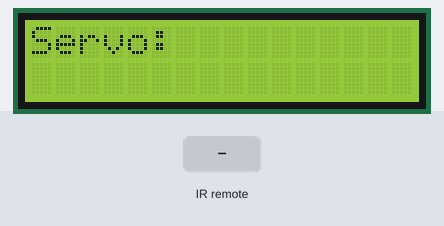
Simulated run of this sketch. Board: Arduino Uno, built with avr-gcc and run on an emulated ATmega328P. Parts: 16×2 character LCD. Inputs (shaded band) come from the test bench. What the sketch prints to the serial monitor is not drawn.

Above: at 1.2 s.
1.3 s: infrared code 0xFFC23D received
At 2.2 s:
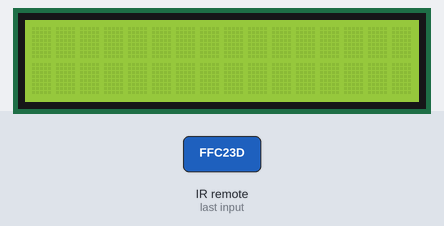
3.3 s: infrared code 0xFFE21D received
Timing chart, 0 to 6.3 s (numbered marks = the images above; inputs shaded):
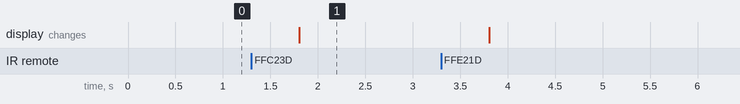

The sketch:

LCD_IR_Test2.ino
```cpp
#include "IRremote.h"
#include <LiquidCrystal.h>

const int ir = 5; // IR receiver pin
const int d4 = 2, d5 = 3, d6 = 4, d7 = 7, en = 8, rs = 12; // LCD Pins

IRrecv remote(ir);  // create instance of 'remote'
                   // with signal pin of IR receiver to Arduino Digital PWM Pin 5
decode_results code; // create instance of 'decode_results'
LiquidCrystal lcd(rs, en, d4, d5, d6, d7);

int p0s = 0;
char serv0 = '0';
bool p0wer = 0;

char translateIR() {  // takes action based on IR code received
  char message;

   switch (code.value) { // describing Remote IR codes
    case 0xFFA25D: message = '-'; break;
    case 0xFFE21D: message = '+'; break;
    case 0xFF629D: message = 'C'; break;
    case 0xFF22DD: message = '<'; break;
    case 0xFF02FD: message = '>'; break;
    case 0xFFC23D: message = 'P'; break;
    case 0xFF30CF: message = '1'; break;
    case 0xFF18E7: message = '2'; break;
    case 0xFF7A85: message = '3'; break;
    case 0xFF10EF: message = '4'; break;
    case 0xFFFFFFFF: break;
    default: message = 'I';
  }

  delay(500); return message;
}

void irControl() {  // takes action based on IR code received
   switch (translateIR()) {
    case '-': if(serv0 > '1'){ serv0--; } break;
    case '+': if(serv0 < '4'){ serv0++; } break;
    case 'C': break;
    case '<': if(p0s > 0){ p0s--; } break;
    case '>': if(p0s < 180){ p0s++; } break;
    case 'P': if(p0wer){ lcd.display(); }
              else { lcd.noDisplay(); }
              p0wer = !p0wer; break;
    case '1': serv0 = '1'; break;
    case '2': serv0 = '2'; break;
    case '3': serv0 = '3'; break;
    case '4': serv0 = '4'; break;
    default: lcd.clear(); lcd.home(); lcd.print("Invalid Option"); delay(500);
  }

  lcd.clear();
  lcd.home(); lcd.print("Servo: "); lcd.print(serv0);
  lcd.setCursor(0, 1); lcd.print(p0s);

  delay(500);
}

void setup() {
  Serial.begin(9600);
  Serial.println("IR Receiver Button Decode");
  lcd.begin(16, 2);
  remote.enableIRIn(); // Start the receiver
  lcd.print("Servo: ");
}

void loop() {
  if (remote.decode(&code)) { // have we received an IR signal?
    irControl();
    remote.resume(); // receive the next value
  }
}
```

Measured:
- after the input at 1.3 s, the display: changes after 0.51 s (image 1)
